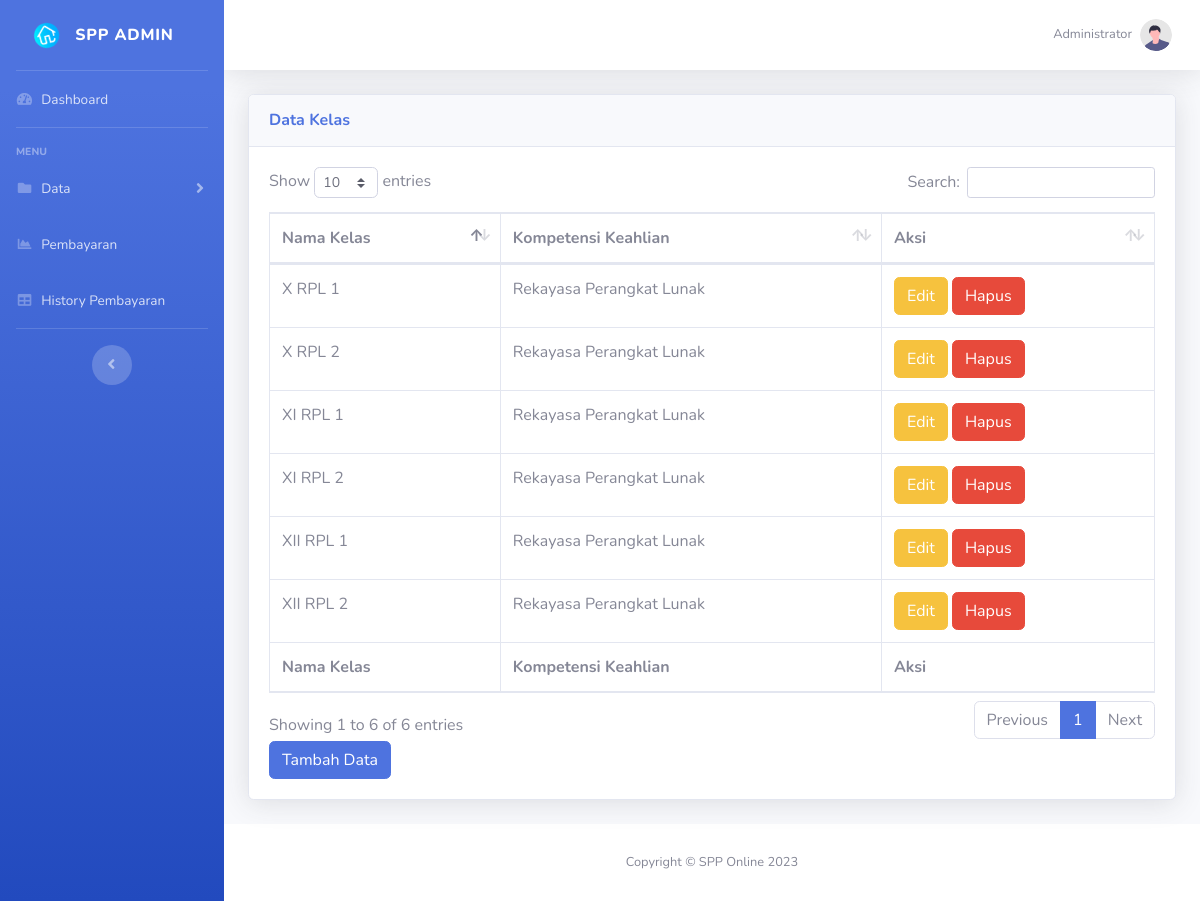
The app's page /admin/kelas.php (signed in) with its own data.
### tables this page shows
CREATE TABLE `kelas` (
  `id_kelas` int NOT NULL,
  `nama_kelas` varchar(50) NOT NULL,
  `kompetensi_keahlian` varchar(100) NOT NULL
);

### admin/kelas.php (the view, shortened to what this page needs)
<!DOCTYPE html>
<html lang="en">
<head>
    <link href="vendor/fontawesome-free/css/all.min.css" rel="stylesheet" type="text/css">
    <link href="css/sb-admin-2.min.css" rel="stylesheet">
    <link href="vendor/datatables/dataTables.bootstrap4.min.css" rel="stylesheet">
</head>
<body id="page-top">
    <div id="wrapper">
        <ul class="navbar-nav bg-gradient-primary sidebar sidebar-dark accordion" id="accordionSidebar">
            <a class="sidebar-brand d-flex align-items-center justify-content-center" href="index.php">
                <div class="sidebar-brand-icon rotate-n-15">
                    <img src="img/home.png" height="25px" width="25px">
                </div>
                <div class="sidebar-brand-text mx-3">SPP Admin <sup></sup></div>
            </a>
            <hr class="sidebar-divider my-0">
            <li class="nav-item">
                <a class="nav-link" href="index.php">
                    <i class="fas fa-fw fa-tachometer-alt"></i>
                    <span>Dashboard</span></a>
            </li>
            <hr class="sidebar-divider">
            <div class="sidebar-heading">
                Menu
            </div>
            <li class="nav-item">
                <a class="nav-link collapsed" href="#" data-toggle="collapse" data-target="#collapsePages"
                    aria-expanded="true" aria-controls="collapsePages">
                    <i class="fas fa-fw fa-folder"></i>
                    <span>Data</span>
                </a>
            </li>
            <li class="nav-item">
                <a class="nav-link" href="pembayaran.php">
                    <i class="fas fa-fw fa-chart-area"></i>
                    <span>Pembayaran</span></a>
            </li>
            <li class="nav-item">
                <a class="nav-link" href="history_pembayaran.php">
                    <i class="fas fa-fw fa-table"></i>
                    <span>History Pembayaran</span></a>
            </li>
            <hr class="sidebar-divider d-none d-md-block">
            <div class="text-center d-none d-md-inline">
                <button class="rounded-circle border-0" id="sidebarToggle"></button>
            </div>
        </ul>
        <div id="content-wrapper" class="d-flex flex-column">
            <div id="content">
                <nav class="navbar navbar-expand navbar-light bg-white topbar mb-4 static-top shadow">
                    <ul class="navbar-nav ml-auto">
                        <li class="nav-item dropdown no-arrow">
                            <a class="nav-link dropdown-toggle" href="#" id="userDropdown" role="button"
                                data-toggle="dropdown" aria-haspopup="true" aria-expanded="false">
                                <span class="mr-2 d-none d-lg-inline text-gray-600 small">
                                     <?php echo $_SESSION['nama'];?>
                                </span>
                                <img class="img-profile rounded-circle"
                                    src="img/undraw_profile.svg">
                            </a>
                        </li>
                    </ul>
                </nav>
                <div class="container-fluid">
                    <div class="card shadow mb-4">
                        <div class="card-header py-3">
                            <h6 class="m-0 font-weight-bold text-primary">Data Kelas</h6>
                        </div>
                        <div class="card-body">
                            <div class="table-responsive">
                                <table class="table table-bordered" id="dataTable" width="100%" cellspacing="0">
                                    <thead>
                                        <tr>
                                            <th>Nama Kelas</th>
                                            <th>Kompetensi Keahlian</th>
                                            <th>Aksi</th>
                                        </tr>
                                    </thead>
                                    <tfoot>
                                        <tr>
                                            <th>Nama Kelas</th>
                                            <th>Kompetensi Keahlian</th>
                                            <th>Aksi</th>
                                        </tr>
                                    </tfoot>
                                    <tbody>
                                        <?php
                                            $query = mysqli_query($koneksi,"select *from kelas");
                                            while ($data = mysqli_fetch_array($query)){
                                        ?>
                                        <tr>
                                            <td><?php echo $data['nama_kelas'];?></td>
                                            <td><?php echo $data['kompetensi_keahlian'];?></td>
                                            <td>
                                                <a href="edit_kelas.php?id_kelas=<?php echo $data['id_kelas'];?>"><button class="btn btn-warning">Edit</button></a>
                                                <button class="btn btn-danger" onclick="konfirmasiHapus('hapus_kelas.php?id_kelas=<?php echo $data['id_kelas'];?>', 'kelas <?php echo $data['nama_kelas'];?>')">Hapus</button>
                                            </td>
                                        </tr>
                                        <?php } ?>
                                    </tbody>
                                </table>
                                <a href="tambah_data_kelas.php"><button class="btn btn-primary">Tambah Data</button></a>
                            </div>
                        </div>
                    </div>
                </div>
            </div>
            <footer class="sticky-footer bg-white">
                <div class="container my-auto">
                    <div class="copyright text-center my-auto">
                       <span>Copyright &copy; SPP Online 2023</span>
                    </div>
                </div>
            </footer>
        </div>
    </div>
</body>
</html>

### records on screen
kelas: nama_kelas "X RPL 1", kompetensi_keahlian "Rekayasa Perangkat Lunak"
kelas: nama_kelas "X RPL 2", kompetensi_keahlian "Rekayasa Perangkat Lunak"
kelas: nama_kelas "XI RPL 1", kompetensi_keahlian "Rekayasa Perangkat Lunak"
kelas: nama_kelas "XI RPL 2", kompetensi_keahlian "Rekayasa Perangkat Lunak"
kelas: nama_kelas "XII RPL 1", kompetensi_keahlian "Rekayasa Perangkat Lunak"
kelas: nama_kelas "XII RPL 2", kompetensi_keahlian "Rekayasa Perangkat Lunak"

### other values on screen
$_SESSION['nama'] "Administrator"
